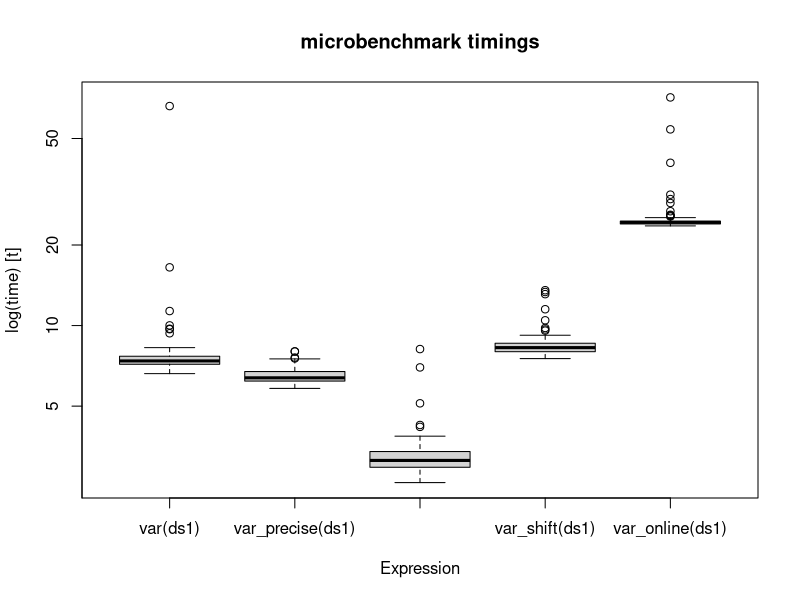
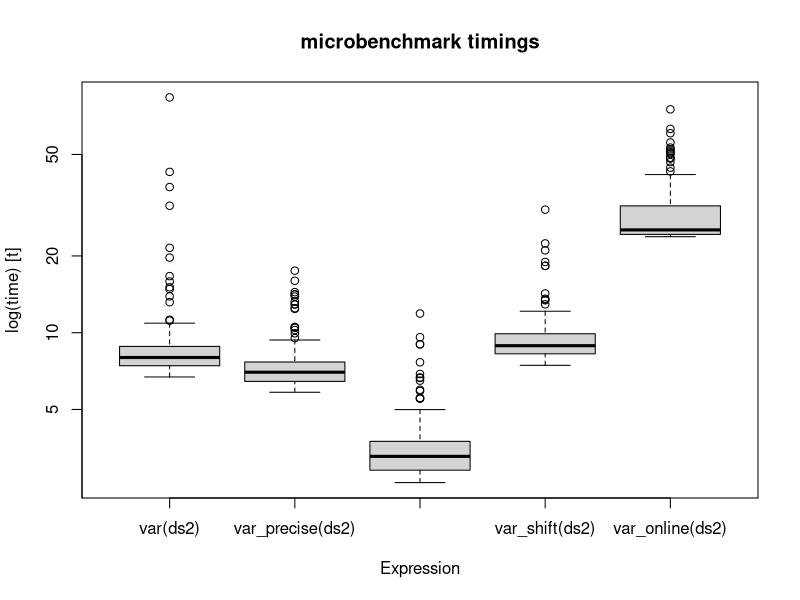
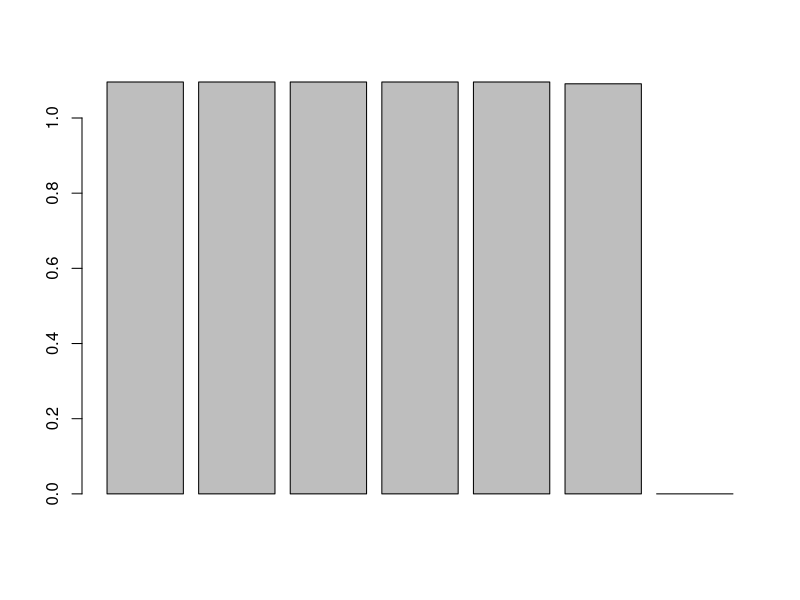

Source code (R) for these figures, in order:
## ---- chunk 1
knitr::opts_chunk$set(echo = TRUE, tidy=TRUE)
library(knitr)
## ---- chunk 2
library(microbenchmark)
## ---- chunk 3
var_precise <- function(samples) {
  mean <- mean(samples)
  n <- length(samples)
  # apply for each sample in the samples vector
  samples <- (samples - mean) ^ 2
  # divide sum by (n-1)
  s <- sum(samples) / (n - 1)
}
## ---- chunk 4
var_excel <- function(samples) {
  n <- length(samples)
  # sum of squared values
  p1 <- sum(samples ^ 2)
  # squared sum of values divided by n
  p2 <- (sum(samples) ^ 2) / n
  s <- (p1 - p2) / (n - 1)
}
## ---- chunk 5
var_shift <- function(samples, c = mean(samples)) {
  n <- length(samples)
  # sum of squared samples - shift parameter
  p1 <- sum((samples - c) ^ 2)
  # squared sum of values (- shift parameter) divided by n
  p2 <- (sum(samples - c) ^ 2) / n
  s <- (p1 - p2) / (n - 1)
}
## ---- chunk 6
var_online <- function(samples) {
  # calculate mean for first 2 values
  xn <- mean(samples[1:2])
  # calculate sn for first 2 values (reusing the precise algorithm)
  sn <- var_precise(samples[1:2])
  # loop for all further values, update xn and sn for every
  # value in the samples vector
  for (n in 3:length(samples)) {
    sn <- ((n - 2) / (n - 1)) * sn + ((samples[n] - xn) ^ 2 / n)
    xn <- xn + (samples[n] - xn) / n
  }
  sn
}
## ---- chunk 7
set.seed(1228952)
# create random dataset with normal distribution of a 100 values with mean 0
ds1 <- rnorm(100)
set.seed(1228952)
# create random dataset with normal distribution of a 100 values with mean 10^6
ds2 <- rnorm(100, mean=10^6)
set.seed(1228952)
# create random dataset with normal distribution of a 100 values with mean 10^10
ds3 <- rnorm(100, mean=10^10)

datasets <- list('mean=0' = ds1, 
                 'mean=10^6' = ds2, 
                 'mean=10^10' = ds3)
## ---- chunk 8
# call an algorithm for all datasets in datasets list
alg_by_ds <- function(algortihm){
  results <- c()
  for (ds in datasets) {
    results <- append(results, algortihm(ds))
  }
  results
}
## ---- chunk 9
gold_standard <- alg_by_ds(var)
precise <- alg_by_ds(var_precise)
excel <- alg_by_ds(var_excel)
shift <- alg_by_ds(var_shift)
online <- alg_by_ds(var_online)

comparison_df <- data.frame(gold_standard, precise, excel, shift, online, 
                            row.names = names(datasets))
## ---- chunk 10
kable(comparison_df, caption = "Comparison of Variance Algorithms")
## ---- chunk 11
compare_alg_by_ds <- function(algortihm, compare_func = NULL){
  results <- c()
  for (ds in datasets) {
    if (is.null(compare_func)) {
      compare <- var(ds) == algortihm(ds)
    } else {
      compare <- compare_func(var(ds), algortihm(ds))
    }
    results <- append(results, compare)
  }
  results
}
## ---- chunk 12
precise <- compare_alg_by_ds(var_precise)
excel <- compare_alg_by_ds(var_excel)
shift <- compare_alg_by_ds(var_shift)
online <- compare_alg_by_ds(var_online)

comparison_df <- data.frame(precise, excel, shift, online, row.names = names(datasets))
## ---- chunk 13
kable(comparison_df, caption = "Comparison with ==")
## ---- chunk 14
precise <- compare_alg_by_ds(var_precise, identical)
excel <- compare_alg_by_ds(var_excel, identical)
shift <- compare_alg_by_ds(var_shift, identical)
online <- compare_alg_by_ds(var_online, identical)

comparison_df <- data.frame(precise, excel, shift, online, row.names = names(datasets))
## ---- chunk 15
kable(comparison_df, caption = "Comparison with identical")
## ---- chunk 16
precise <- compare_alg_by_ds(var_precise, all.equal)
excel <- compare_alg_by_ds(var_excel, all.equal)
shift <- compare_alg_by_ds(var_shift, all.equal)
online <- compare_alg_by_ds(var_online, all.equal)

comparison_df <- data.frame(precise, excel, shift, online, row.names = names(datasets))
## ---- chunk 17
kable(comparison_df, caption = "Comparison with all.equal")
## ---- chunk 18
bench1 <- microbenchmark(var(ds1), 
                         var_precise(ds1), 
                         var_excel(ds1), 
                         var_shift(ds1), 
                         var_online(ds1))
## ---- chunk 19
kable(print(bench1), caption = "Comparison of Computational Performance (microbenchmark)")
## ---- chunk 20
boxplot(bench1)
## ---- chunk 21
bench2 <- microbenchmark(var(ds2),
                         var_precise(ds2),
                         var_excel(ds2),
                         var_shift(ds2),
                         var_online(ds2))
## ---- chunk 22
kable(print(bench2), caption = "Comparison of Computational Performance large mean")
## ---- chunk 23
boxplot(bench2)
## ---- chunk 24
compare_shift <- function(ds, shift_pars, compare_func = NULL){
  results <- c()
  for (c in shift_pars) {
    if (is.null(compare_func)) {
      compare <- var(ds) == var_shift(ds, c)
    } else {
      compare <- compare_func(var(ds), var_shift(ds, c))
    }
    results <- append(results, compare)
  }
  results
}
## ---- chunk 25
# range for dataset 1
print(min(ds1))
print(max(ds1))
## ---- chunk 26
shift_pars = c(mean(ds1), ds1[10], 10, 10^3, 10^5, 10^7, 10^10)
comp_identical <- compare_shift(ds1, shift_pars)
comp_equal <- compare_shift(ds1, shift_pars, all.equal)

row_names <- c("mean", "value in range", "10", "10^3", "10^5", "10^7", "10^10")
comparison_df <- data.frame(comp_identical, comp_equal, row.names = row_names)
## ---- chunk 27
kable(comparison_df, caption = "Comparison of shift parameter c")
## ---- chunk 28
var_shift_values = c()
for (shift_p in shift_pars) {
  var_shift_values <- append(var_shift_values, var_shift(ds1, shift_p))
}
barplot(var_shift_values)
## ---- chunk 29
# compute condition number for dataset
condition_number <- function(samples) {
  mean <- mean(samples)
  s <- sum((samples - mean) ^ 2)
  k <- sum(samples ^ 2) / sqrt(s)
}
## ---- chunk 30
set.seed(1228952)
ds4 <- rnorm(100)
ds4 <- ds4 / 10^6
print(mean(ds4))
## ---- chunk 31
cn_1 <- condition_number(ds1)
cn_2 <- condition_number(ds2)
cn_3 <- condition_number(ds4)

comparison_df <- data.frame(cn_1, cn_2, cn_3, row.names = "condition number")
## ---- chunk 32
kable(comparison_df, caption = "Comparison of condition numbers")
